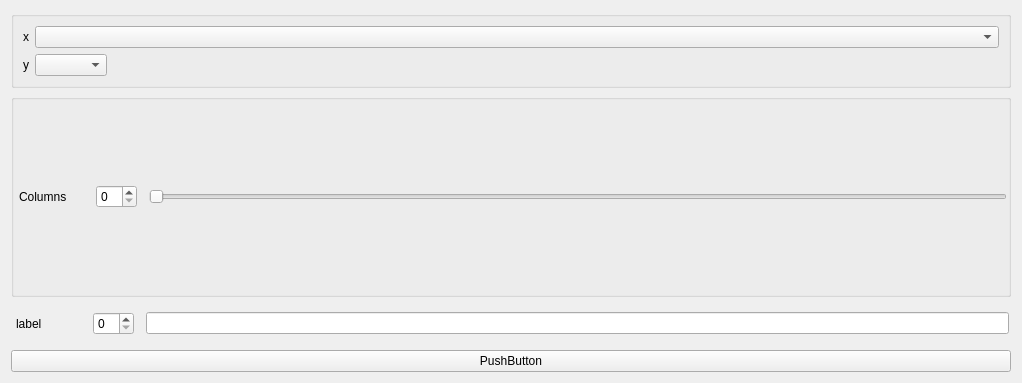
<?xml version="1.0" encoding="UTF-8"?>
<ui version="4.0">
 <class>Form</class>
 <widget class="QWidget" name="Form">
  <property name="geometry">
   <rect>
    <x>0</x>
    <y>0</y>
    <width>1022</width>
    <height>383</height>
   </rect>
  </property>
  <property name="sizePolicy">
   <sizepolicy hsizetype="Preferred" vsizetype="Preferred">
    <horstretch>0</horstretch>
    <verstretch>0</verstretch>
   </sizepolicy>
  </property>
  <property name="sizeIncrement">
   <size>
    <width>0</width>
    <height>0</height>
   </size>
  </property>
  <property name="windowTitle">
   <string>Form</string>
  </property>
  <layout class="QGridLayout" name="gridLayout">
   <item row="2" column="0">
    <widget class="param" name="gridWidget_4" native="true">
     <property name="sizePolicy">
      <sizepolicy hsizetype="Preferred" vsizetype="Preferred">
       <horstretch>0</horstretch>
       <verstretch>0</verstretch>
      </sizepolicy>
     </property>
     <layout class="QGridLayout" name="gridLayout_6" columnstretch="0,0,0">
      <property name="sizeConstraint">
       <enum>QLayout::SetMinAndMaxSize</enum>
      </property>
      <property name="leftMargin">
       <number>5</number>
      </property>
      <property name="rightMargin">
       <number>2</number>
      </property>
      <property name="horizontalSpacing">
       <number>12</number>
      </property>
      <item row="0" column="1">
       <widget class="QSpinBox" name="spinBox_6"/>
      </item>
      <item row="0" column="0">
       <widget class="QLabel" name="label_6">
        <property name="sizePolicy">
         <sizepolicy hsizetype="Preferred" vsizetype="Preferred">
          <horstretch>0</horstretch>
          <verstretch>0</verstretch>
         </sizepolicy>
        </property>
        <property name="minimumSize">
         <size>
          <width>65</width>
          <height>0</height>
         </size>
        </property>
        <property name="sizeIncrement">
         <size>
          <width>18</width>
          <height>0</height>
         </size>
        </property>
        <property name="baseSize">
         <size>
          <width>20</width>
          <height>0</height>
         </size>
        </property>
        <property name="text">
         <string>label</string>
        </property>
       </widget>
      </item>
      <item row="0" column="2">
       <widget class="QLineEdit" name="lineEdit"/>
      </item>
     </layout>
    </widget>
   </item>
   <item row="3" column="0">
    <widget class="QPushButton" name="pushButton">
     <property name="text">
      <string>PushButton</string>
     </property>
    </widget>
   </item>
   <item row="0" column="0">
    <widget class="QGroupBox" name="">
     <layout class="QFormLayout" name="formLayout">
      <property name="fieldGrowthPolicy">
       <enum>QFormLayout::ExpandingFieldsGrow</enum>
      </property>
      <item row="0" column="0">
       <widget class="QLabel" name="label">
        <property name="sizePolicy">
         <sizepolicy hsizetype="Preferred" vsizetype="Preferred">
          <horstretch>0</horstretch>
          <verstretch>0</verstretch>
         </sizepolicy>
        </property>
        <property name="lineWidth">
         <number>10</number>
        </property>
        <property name="midLineWidth">
         <number>10</number>
        </property>
        <property name="text">
         <string>x</string>
        </property>
       </widget>
      </item>
      <item row="0" column="1">
       <widget class="QComboBox" name="comboBox">
        <property name="sizePolicy">
         <sizepolicy hsizetype="Expanding" vsizetype="Fixed">
          <horstretch>0</horstretch>
          <verstretch>0</verstretch>
         </sizepolicy>
        </property>
       </widget>
      </item>
      <item row="1" column="0">
       <widget class="QLabel" name="label_2">
        <property name="text">
         <string>y</string>
        </property>
       </widget>
      </item>
      <item row="1" column="1">
       <widget class="QComboBox" name="comboBox_2"/>
      </item>
     </layout>
    </widget>
   </item>
   <item row="1" column="0">
    <widget class="QGroupBox" name="gridWidget_3">
     <property name="sizePolicy">
      <sizepolicy hsizetype="Expanding" vsizetype="Expanding">
       <horstretch>0</horstretch>
       <verstretch>0</verstretch>
      </sizepolicy>
     </property>
     <layout class="QGridLayout" name="gridLayout_5" columnstretch="0,0,0">
      <property name="sizeConstraint">
       <enum>QLayout::SetDefaultConstraint</enum>
      </property>
      <property name="leftMargin">
       <number>5</number>
      </property>
      <property name="rightMargin">
       <number>1</number>
      </property>
      <property name="horizontalSpacing">
       <number>12</number>
      </property>
      <item row="0" column="1">
       <widget class="QSpinBox" name="spinBox_5"/>
      </item>
      <item row="0" column="0">
       <widget class="QLabel" name="label_5">
        <property name="minimumSize">
         <size>
          <width>65</width>
          <height>0</height>
         </size>
        </property>
        <property name="sizeIncrement">
         <size>
          <width>21</width>
          <height>0</height>
         </size>
        </property>
        <property name="text">
         <string>Columns</string>
        </property>
       </widget>
      </item>
      <item row="0" column="2">
       <widget class="QSlider" name="horizontalSlider_5">
        <property name="minimum">
         <number>1</number>
        </property>
        <property name="orientation">
         <enum>Qt::Horizontal</enum>
        </property>
       </widget>
      </item>
     </layout>
    </widget>
   </item>
  </layout>
 </widget>
 <customwidgets>
  <customwidget>
   <class>param</class>
   <extends>QWidget</extends>
   <header location="global">param.h</header>
   <container>1</container>
  </customwidget>
 </customwidgets>
 <resources/>
 <connections/>
</ui>
